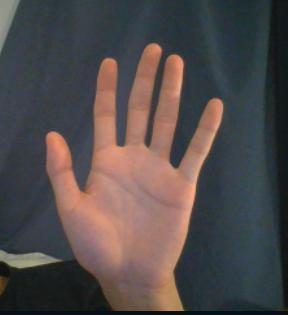
//> input picture finger_project/imgs/static4.png, 288 x 315 px
$ ./main   (built with g++ and OpenCV 4)
//> lines starting //> are read from the running program, lines starting //| are printed output that depends on the picture; after the words box and inside, x2 and y2 are one past the last pixel; in counts of white or black regions, pixels touching at a corner belong together
#include <opencv2/core/core.hpp>
#include <opencv2/highgui/highgui.hpp>
#include <opencv2/imgproc/imgproc.hpp>
#include <iostream>

using namespace cv;

void skinDetect(Mat * in) {
    Mat out;
    cvtColor(*in, out, COLOR_BGR2HSV);
    int threshold1 = 2;
    int threshold2 = 45;
    for (int i = 0; i < out.cols; i++) {
        for (int j = 0; j < out.rows; j++) {
            Vec3b & color = in->at<Vec3b>(Point(i, j));
            int h = out.at<Vec3b>(Point(i, j))[0];
            if (threshold1 <= h && h <= threshold2) {
                color[0] = 255;
                color[1] = 255;
                color[2] = 255;
            }
            else {
                color[0] = 0;
                color[1] = 0;
                color[2] = 0;
            }
        }
    }
}

int main()
{
    const std::string filename = "imgs/static4.png";
    cv::Mat image{ cv::imread(filename) };
//> image is the input picture: 315 rows x 288 cols, CV_8UC3; mean B, G, R 74.8, 75.4, 82.6

    if (!image.data)
    {
        std::cerr << "Could not open or find the image" << std::endl;
        return -1;
    }

    cv::Mat hsv;
    cv::cvtColor(image, hsv, cv::COLOR_BGR2HSV);
//> hsv: 315 rows x 288 cols, CV_8UC3; mean H, S, V 74.3, 72, 93.1
    cv::GaussianBlur(hsv, hsv, cv::Size(7, 7), 0);
//> hsv: 315 rows x 288 cols, CV_8UC3; mean H, S, V 74.3, 72, 93.1

    cv::Mat outLow;
    cv::Mat outHigh;
    cv::inRange(hsv, cv::Scalar(0, 70, 0), cv::Scalar(21, 255, 255), outLow);
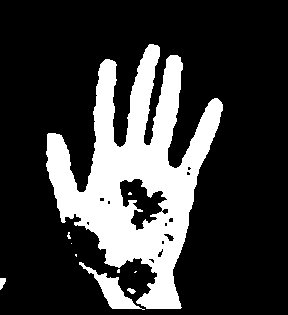
//> outLow: 315 rows x 288 cols, CV_8UC1; 22.7% white; 10 white regions (6 under 20 px), largest, box (x1, y1, x2, y2) and area: (46, 44, 223, 309) 19654, (79, 262, 145, 310) 835, (0, 278, 6, 290) 50, (127, 288, 136, 294) 33
    cv::inRange(hsv, cv::Scalar(160, 70, 0), cv::Scalar(180, 255, 255), outHigh);
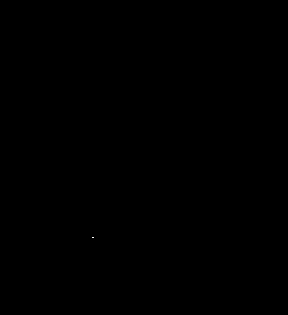
//> outHigh: 315 rows x 288 cols, CV_8UC1; 0% white in thin lines or dots, all inside (x1, y1, x2, y2) = (92, 237, 94, 238)

    cv::Mat out;
    cv::addWeighted(outLow, 1.0, outHigh, 1.0, 0.0, out);
    cv::dilate(out, out, 0);

    const std::string windowOne = "test one";
    const std::string windowTwo = "test two";
    cv::namedWindow(windowOne, cv::WINDOW_AUTOSIZE);
    cv::imshow(windowOne, out);
    cv::namedWindow(windowTwo, cv::WINDOW_AUTOSIZE);

    cv::waitKey(0);
    return 0;
}

$ run again, with finger_project/imgs/static1.png copied over finger_project/imgs/static4.png
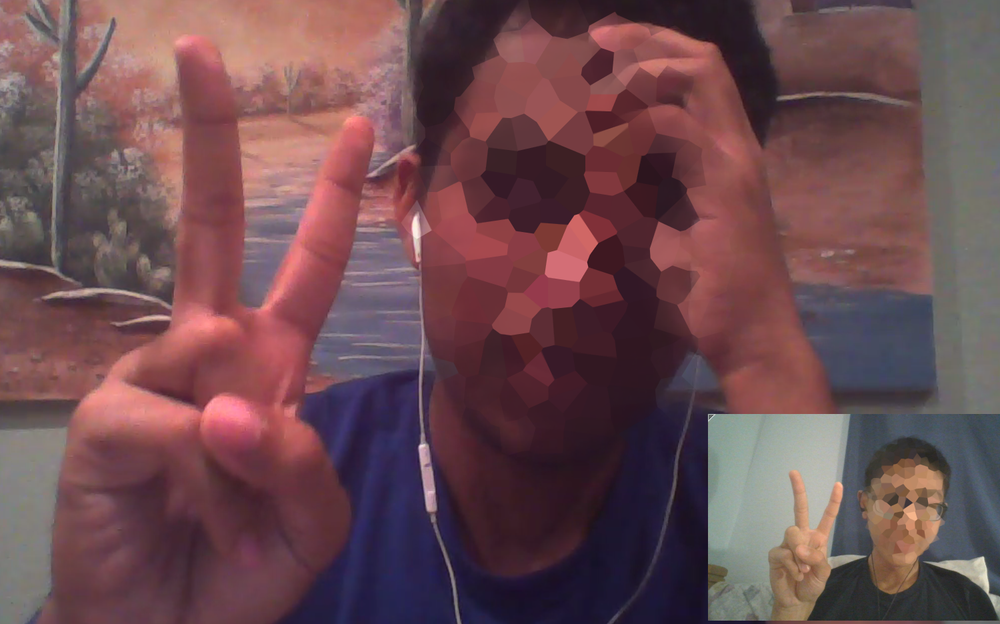
//> input picture finger_project/imgs/static1.png, 1000 x 624 px, shrunk from 1500 x 936 before the run
//> image is the input picture: 624 rows x 1000 cols, CV_8UC3; mean B, G, R 80.8, 75.7, 108.8
//> `cv::inRange(hsv, cv::Scalar(0, 70, 0), cv::Scalar(21, 255, 255), outLo..`:
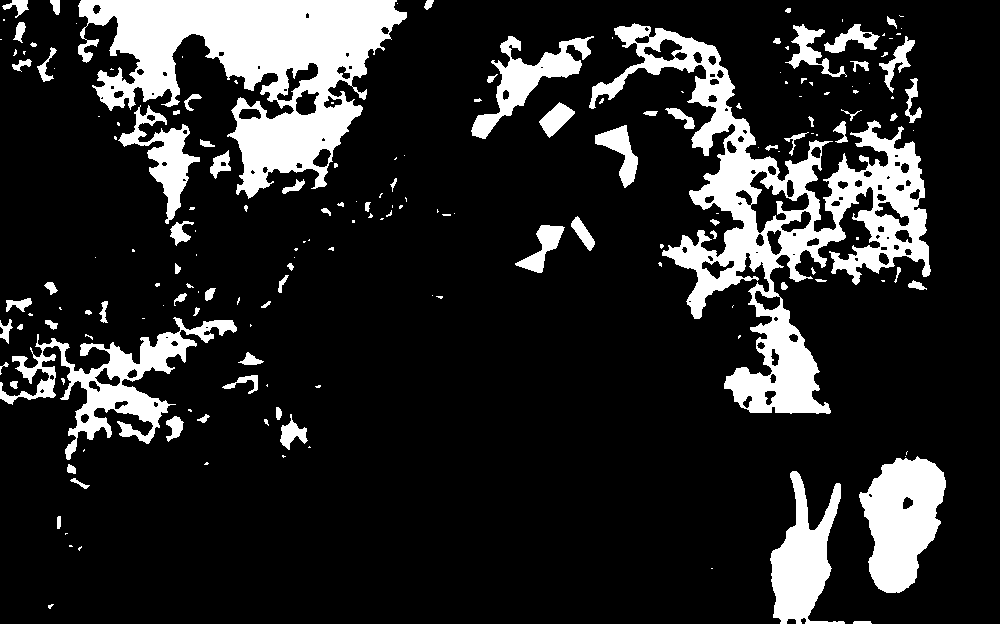
//> outLow: 624 rows x 1000 cols, CV_8UC1; 16.1% white; 181 white regions (100 under 20 px), largest, box (x1, y1, x2, y2) and area: (589, 23, 931, 414) 30866, (78, 0, 407, 199) 29504, (0, 317, 237, 460) 8012
//> outHigh: 624 rows x 1000 cols, CV_8UC1; 33.3% white; 235 white regions (146 under 20 px), largest, box (x1, y1, x2, y2) and area: (38, 0, 810, 624) 193146, (53, 295, 175, 368) 2659, (367, 90, 406, 157) 1249
//> `cv::addWeighted(outLow, 1.0, outHigh, 1.0, 0.0, out);`:
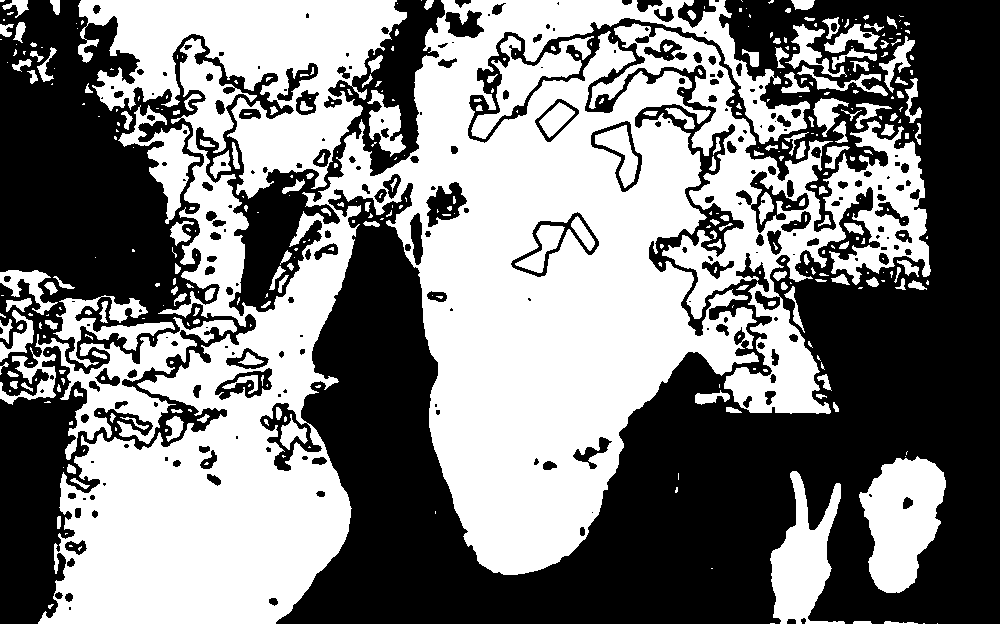
//> out: 624 rows x 1000 cols, CV_8UC1; 49.4% white; 416 white regions (246 under 20 px), largest, box (x1, y1, x2, y2) and area: (38, 0, 810, 624) 193146, (589, 23, 931, 414) 30866, (78, 0, 407, 199) 29504

$ run again, with finger_project/imgs/static3.png copied over finger_project/imgs/static4.png
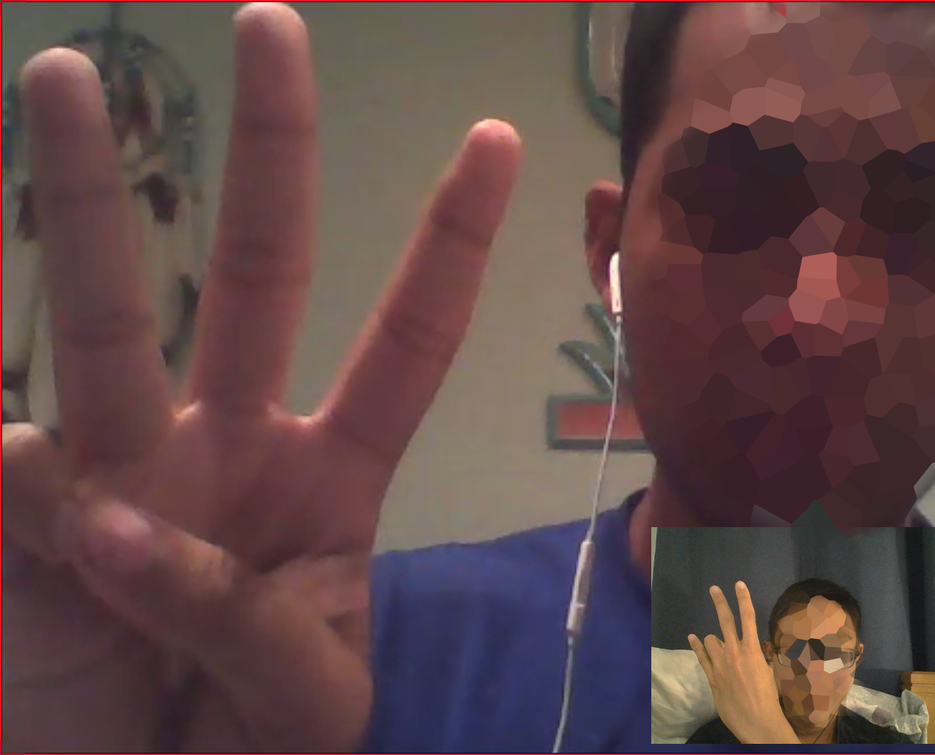
//> input picture finger_project/imgs/static3.png, 935 x 755 px, shrunk from 1338 x 1080 before the run
//> image is the input picture: 755 rows x 935 cols, CV_8UC3; mean B, G, R 71.9, 71.9, 96.5
//> `cv::inRange(hsv, cv::Scalar(0, 70, 0), cv::Scalar(21, 255, 255), outLo..`:
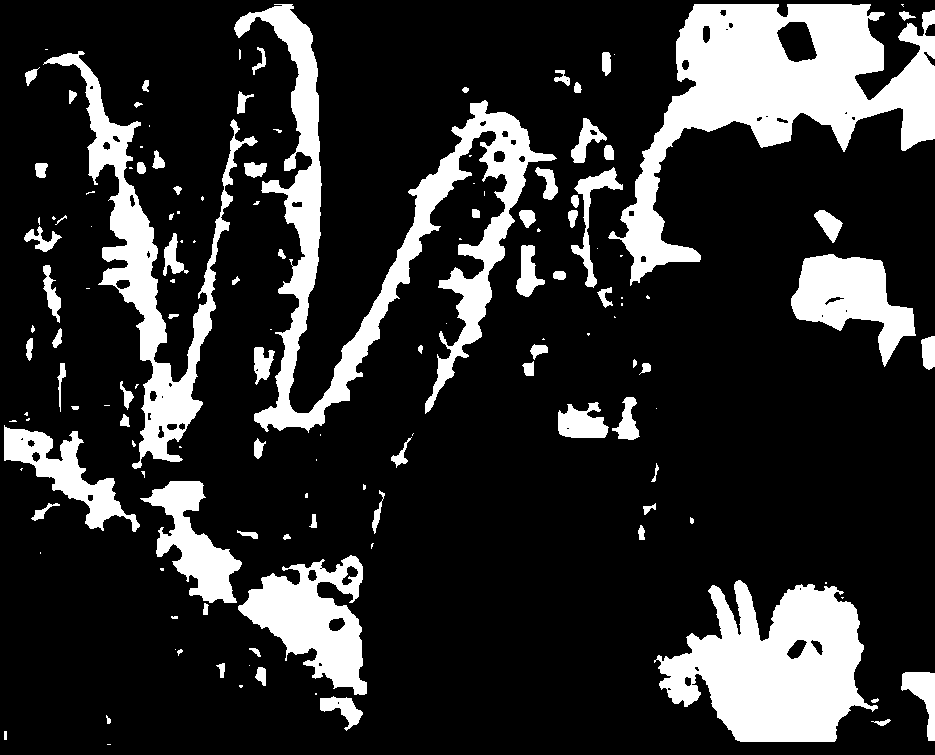
//> outLow: 755 rows x 935 cols, CV_8UC1; 19% white; 142 white regions (59 under 20 px), largest, box (x1, y1, x2, y2) and area: (608, 4, 935, 286) 31838, (234, 4, 557, 433) 24664, (654, 580, 878, 742) 21851
//> outHigh: 755 rows x 935 cols, CV_8UC1; 32% white; 72 white regions (39 under 20 px), largest, box (x1, y1, x2, y2) and area: (618, 112, 935, 574) 95871, (0, 67, 373, 755) 69507, (148, 168, 501, 679) 48088
//> `cv::addWeighted(outLow, 1.0, outHigh, 1.0, 0.0, out);`:
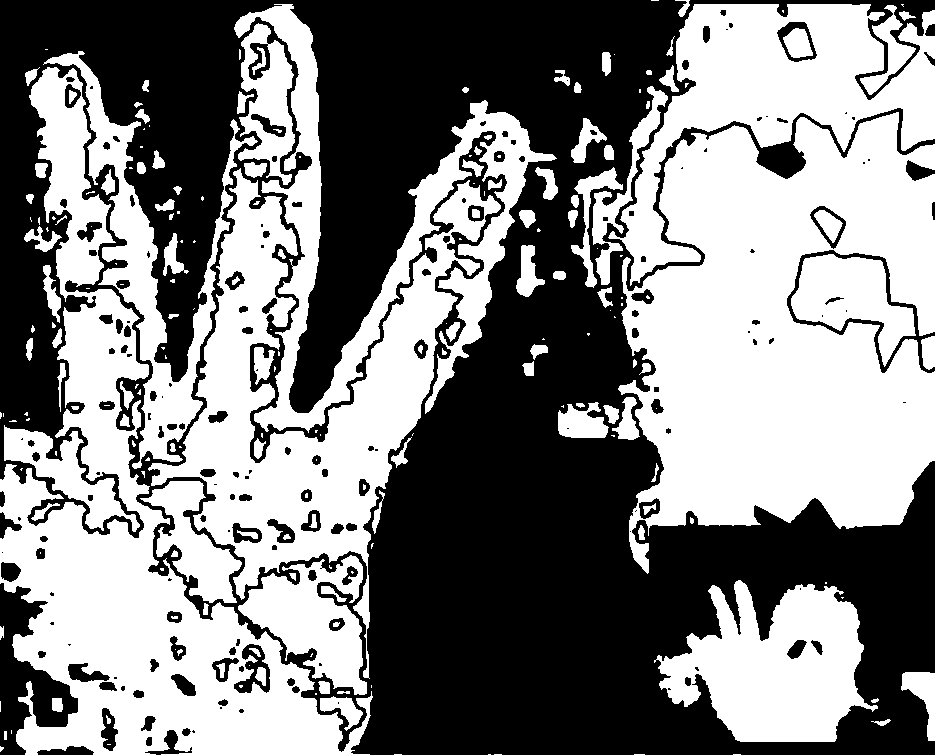
//> out: 755 rows x 935 cols, CV_8UC1; 50.9% white; 171 black regions (54 under 20 px), largest, box (x1, y1, x2, y2) and area: (0, 0, 935, 755) 325510, (0, 583, 78, 755) 5990, (787, 250, 935, 373) 1868
